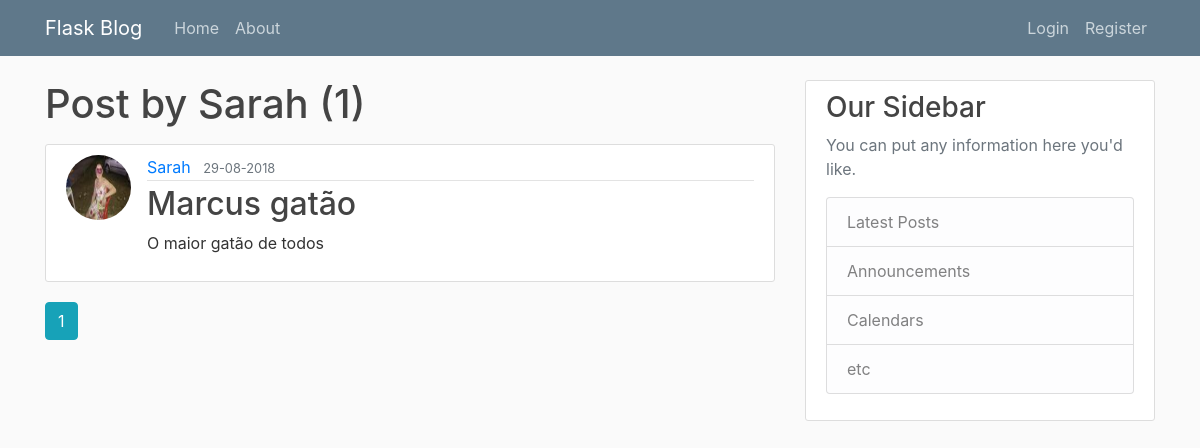
The page /user/Sarah on the database as committed earlier.
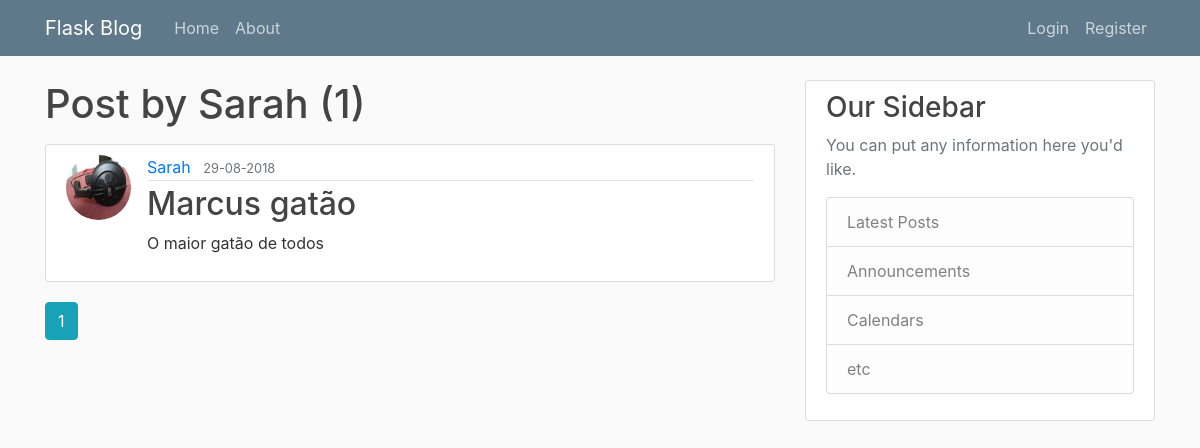
The same page on the database as committed later.
### flaskblog/models.py (models this page shows, shortened)
class Post(db.Model):
    id = db.Column(db.Integer, primary_key=True)
    title = db.Column(db.String(100), nullable=False)
    date_posted = db.Column(db.DateTime, nullable=False, default=datetime.utcnow)
    content = db.Column(db.Text, nullable=False)
    user_id = db.Column(db.Integer, db.ForeignKey('user.id'), nullable=False)

class User(db.Model, UserMixin):
    id = db.Column(db.Integer, primary_key=True)
    username = db.Column(db.String(20), unique=True, nullable=False)
    email = db.Column(db.String(120), unique=True, nullable=False)
    image_file = db.Column(db.String(20), nullable=False, default='default.jpg')
    password = db.Column(db.String(60), nullable=False)
    posts = db.relationship('Post', backref='author', lazy=True)

### flaskblog/users/routes.py (the view)
@users.route("/user/<string:username>")
def user_posts(username):
    page = request.args.get('page', 1, type=int)
    user = User.query.filter_by(username=username).first_or_404()
    posts = Post.query.filter_by(author=user)\
        .order_by(Post.date_posted.desc())\
        .paginate(page=page, per_page=4)
    return render_template('user_posts.html', posts=posts, user=user)

### flaskblog/templates/user_posts.html
{% extends "layout.html" %}
{% block content %}
    <h1 class="mb-3">Post by {{ user.username }} ({{ posts.total }}) </h1>
    {% for post in posts.items %}
    <article class="media content-section">
        <img class="rounded-circle article-img" src="{{ url_for('static', filename='img/' + post.author.image_file) }}">
        <div class="media-body">
            <div class="article-metadata">
                <a class="mr-2" href="{{ url_for('users.user_posts', username=post.author.username) }}">{{ post.author.username }}</a>
                <small class="text-muted">{{ post.date_posted.strftime('%d-%m-%Y') }}</small>
            </div>
            <h2><a class="article-title" href="{{ url_for('posts.post', post_id=post.id) }} ">{{ post.title }}</a></h2>
            <p class="article-content">{{ post.content }}</p>
        </div>
    </article>
    {% endfor %}
    {% for page_num in posts.iter_pages(left_edge=1, right_edge=1, left_current=1, right_current=2) %}
        {% if page_num %}
            {% if posts.page == page_num %}
                <a class="btn btn-info mb-4" href="{{ url_for('users.user_posts', username=user.username, page=page_num) }}">{{ page_num }}</a>
            {% else %}
                <a class="btn btn-outline-info mb-4" href="{{ url_for('users.user_posts', username=user.username, page=page_num) }}">{{ page_num }}</a>
            {% endif %}
        {% else %}
            ...
        {% endif %}
    {% endfor %}
{% endblock content %}

Rows that differ between the two databases and show on the page:
changed through a linked row, Post "Marcus gatão": image_file: a different picture
